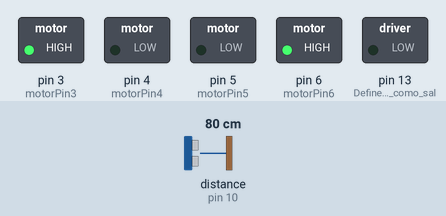
Simulated run of this sketch. Board: Arduino Uno, built with avr-gcc and run on an emulated ATmega328P. Shown: switched loads named in the sketch (green lamp = pin HIGH). Wiring (inferred from the names in the program): ultrasonic range finder: trigger pin 9; echo pin 10. Inputs (shaded band) come from the test bench; at power-on: distance to the obstacle (sensor on pin 10) 80 cm. The echo pulse lasts 58.3 µs per cm; pins used as bus, display or sensor lines are not drawn.

Above: at 6.2 s.
6.3 s: distance to the obstacle (sensor on pin 10) set to 56 cm
7.8 s: distance to the obstacle (sensor on pin 10) set to 45 cm
At 8.7 s:
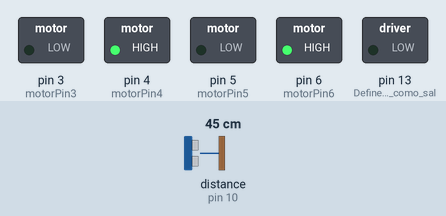
9.3 s: distance to the obstacle (sensor on pin 10) set to 60 cm
At 9.9 s:
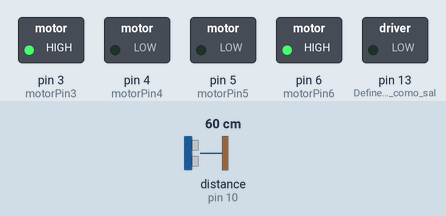
10.8 s: distance to the obstacle (sensor on pin 10) set to 2 cm
At 12.2 s:
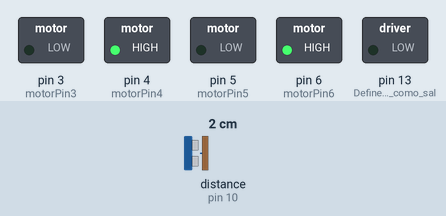
Timing chart, 0 to 13.3 s (numbered marks = the images above; inputs shaded):
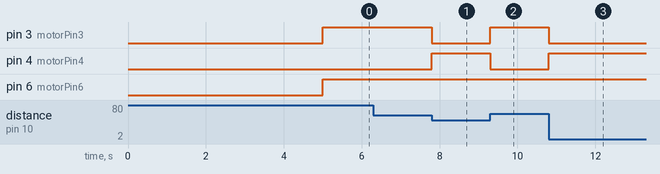

Measured:
- the behaviour switches between 51 and 50 cm on distance to the obstacle (sensor on pin 10) (found by bisection; images 0 and 1)
- after the input at 6.3 s, every drawn part: stays the same
- after the input at 7.8 s, pin 3 (motorPin3): HIGH → LOW at once; pin 4 (motorPin4): LOW → HIGH at once
- after the input at 9.3 s, pin 3 (motorPin3): LOW → HIGH at once; pin 4 (motorPin4): HIGH → LOW at once
- after the input at 10.8 s, pin 3 (motorPin3): HIGH → LOW at once; pin 4 (motorPin4): LOW → HIGH at once

The sketch:

SumoBasicoFuncional.ino
```cpp
//-----------------> SUMO <-----------------

#define Pecho 10
#define Ptrig 9 //Numero de pin al que va conectado

#define Pecho2 11
#define Ptrig2 12 //Numero de pin al que va conectado

long duracion, duracion2, distancia,distancia2;

int motorPin5 = 5; //Motor esquina izquierda superior
int motorPin3 = 3; //Motor esquina derecha superior
int motorPin6 = 6; //Motor esquina izquierda inferior
int motorPin4 = 4; //Motor esquina derecha inferior

int a=0;
void setup()
{
  Serial.begin (9600);       // inicializa el puerto seria a 9600 baudios
  //SENSORES ULTRASONICOS DELANTERO
  pinMode(Pecho, INPUT);     // define el pin 6 como entrada (echo)
  pinMode(Ptrig, OUTPUT);    // define el pin 7 como salida  (triger)
  pinMode(13, 1);            // Define el pin 13 como salida

  pinMode(Pecho2, INPUT);     // define el pin 6 como entrada (echo)
  pinMode(Ptrig2, OUTPUT);    // define el pin 7 como salida  (triger)

  //MOTORES
  pinMode (motorPin5, OUTPUT);
  pinMode (motorPin3, OUTPUT);
  pinMode (motorPin6, OUTPUT);
  pinMode (motorPin4, OUTPUT);
  delay(5000);


}

void loop()
{
  if(a==0){
  digitalWrite(motorPin3, LOW);
  digitalWrite(motorPin5, LOW);
  digitalWrite(motorPin4, LOW);
  digitalWrite(motorPin6, LOW);
  a=a+1;
  }

  digitalWrite(Ptrig, LOW);
  delayMicroseconds(2);
  digitalWrite(Ptrig, HIGH);   // genera el pulso de triger por 10ms
  delayMicroseconds(10);
  digitalWrite(Ptrig, LOW);

  duracion = pulseIn(Pecho, HIGH);
  distancia = (duracion/2) / 29;            // calcula la distancia en centimetros

if (distancia < 50){
    Adelante();
  }
  else{
  Derecha();
  }

}

//---------------MOVIMIENTOS--------------
void Atras(){

  digitalWrite(motorPin5, HIGH);
  digitalWrite(motorPin3, HIGH);
  digitalWrite(motorPin6, LOW);
  digitalWrite(motorPin4, LOW);

}

void Adelante() {

  digitalWrite(motorPin5, LOW);
  digitalWrite(motorPin3, LOW);
  digitalWrite(motorPin6, HIGH);
  digitalWrite(motorPin4, HIGH);

}

void Derecha() {

  digitalWrite(motorPin3, HIGH);
  digitalWrite(motorPin5, LOW);
  digitalWrite(motorPin4, LOW);
  digitalWrite(motorPin6, HIGH);

}

void Izquierda() {

  digitalWrite(motorPin3, LOW);
  digitalWrite(motorPin5, HIGH);
  digitalWrite(motorPin4, HIGH);
  digitalWrite(motorPin6, LOW);

}
```
